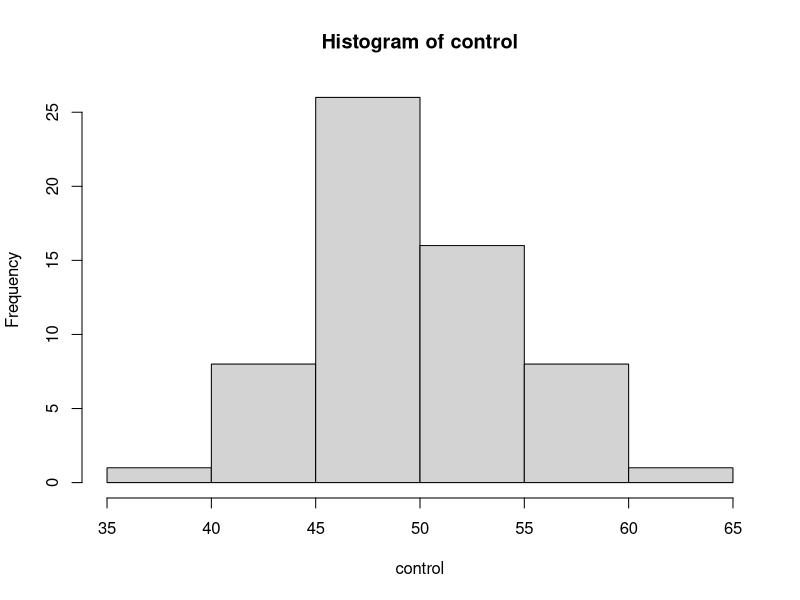
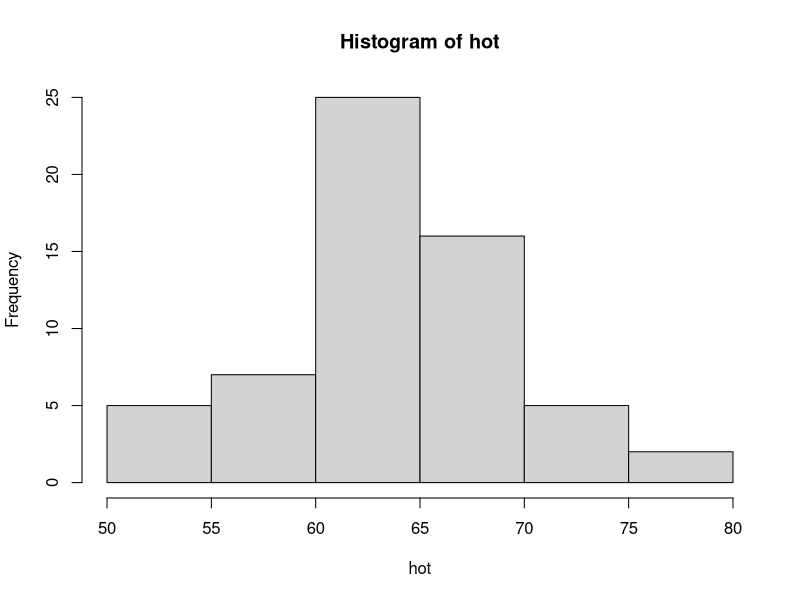
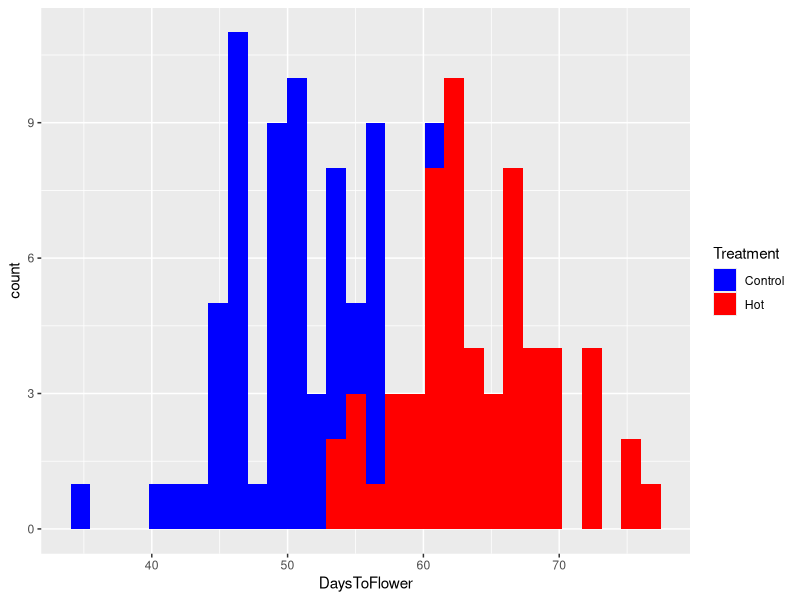

R code for these plots, in order:
## ---- chunk 1
# first couple variables, predetermined
ID <- 1:120
Treatment <- rep(c("Control","Hot"),each=60)

# generate the random, normal counts for the two groups
control <- round(rnorm(n=60, mean=50, sd=5))
hot <- round(rnorm(n=60, mean=65, sd=5))

# response variable for data frame:
DaysToFlower <- c(control, hot)

# make the data frame itself
d_frame <- data.frame(ID, Treatment, DaysToFlower)
## ---- chunk 2
library(ggplot2)
library(dplyr)

# t-test
t.test(control,hot)
#p-val is less than 2.2e-16, so there is a significant difference between the flowering time of the vernalized plants and devernalized plants

# graphing

# distribution of days to flowering for control
hist(control)

# distribution of days to flowering for hot
hist(hot)

# histogram showing counts for days to flowering for both hot and cold (can see the bimodal pattern better)
graph <- d_frame %>%
  ggplot(aes(x=DaysToFlower, fill=Treatment)) +
    geom_histogram() +
  scale_fill_manual(values=c("blue", "red"))
print(graph)
## ---- chunk 3
control_adjusted <- round(rnorm(n=60, mean=61, sd=5))
hot_adjusted <- round(rnorm(n=60, mean=65, sd=5))
DaysToFlower_adjusted <- c(control_adjusted, hot_adjusted)
d_frame_adjusted <- data.frame(ID, Treatment, DaysToFlower)
t.test(control_adjusted,hot_adjusted)
## ---- chunk 4
control_adjusted <- round(rnorm(n=3, mean=50, sd=5))
hot_adjusted <- round(rnorm(n=3, mean=65, sd=5))
DaysToFlower_adjusted <- c(control_adjusted, hot_adjusted)
d_frame_adjusted <- data.frame(ID, Treatment, DaysToFlower)
t.test(control_adjusted,hot_adjusted)

